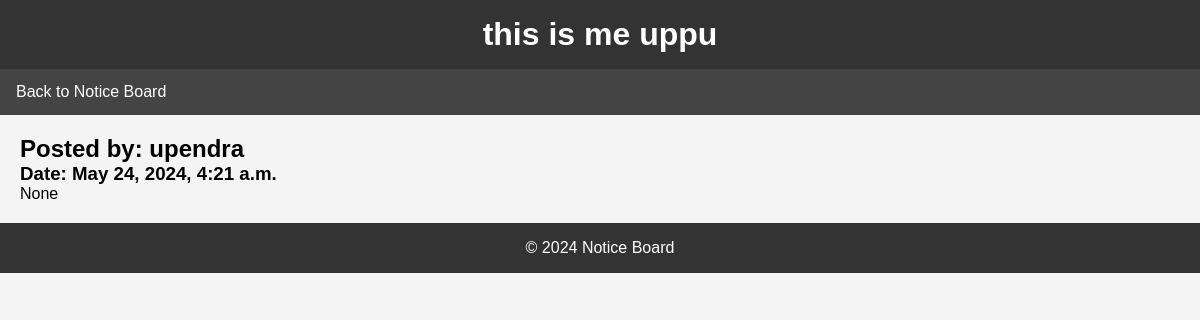
/notices/2/ (signed in), run on the app's committed database.
### users/models.py (models this page shows, shortened)
class Notice(models.Model):
    subject = models.CharField(max_length=255)
    message = models.TextField(null=True)
    posted_by = models.ForeignKey(User, on_delete=models.CASCADE)
    date_posted = models.DateTimeField(auto_now_add=True)

### users/views.py (the view)
# urls.py: path('notices/<int:pk>/', views.notice_detail, name='notice_detail'),
@login_required
def notice_detail(request, pk):
    notice = get_object_or_404(Notice, pk=pk)
    return render(request, 'notice_detail.html', {'notice': notice})

### users/templates/notice_detail.html (shortened to what this page needs)
<!DOCTYPE html>
<html lang="en">
<head>
    {% load static %}
    <link rel="stylesheet" href="{% static 'css/notice.css' %}">
</head>
<body>
    <header>
        <h1>{{ notice.subject }}</h1>
    </header>
    <nav>
        <a href="{% url 'notice_board' %}">Back to Notice Board</a>
    </nav>
    <main>
        <h2>Posted by: {{ notice.posted_by.username }}</h2>
        <h3>Date: {{ notice.date_posted }}</h3>
        <p>{{ notice.message }}</p>
    </main>
    <footer>
        <p>&copy; 2024 Notice Board</p>
    </footer>
</body>
</html>

### static/css/notice.css (style rules this page uses)
* { margin: 0; padding: 0; box-sizing: border-box; }
body { font-family: Arial, sans-serif; background-color: #f4f4f4; margin: 0; }
header, footer { background-color: #333; color: #fff; text-align: center; padding: 1em 0; }
header h1, footer p { margin: 0; }
nav { background-color: #444; overflow: hidden; }
nav a { float: left; display: block; color: white; text-align: center; padding: 14px 16px; text-decoration: none; }
main { padding: 20px; }
a { color: #007bff; text-decoration: none; }

### data on the page
Notice: subject "this is me uppu", posted_by.username "upendra", date_posted "May 24, 2024, 4:21 a.m.", message "None"
